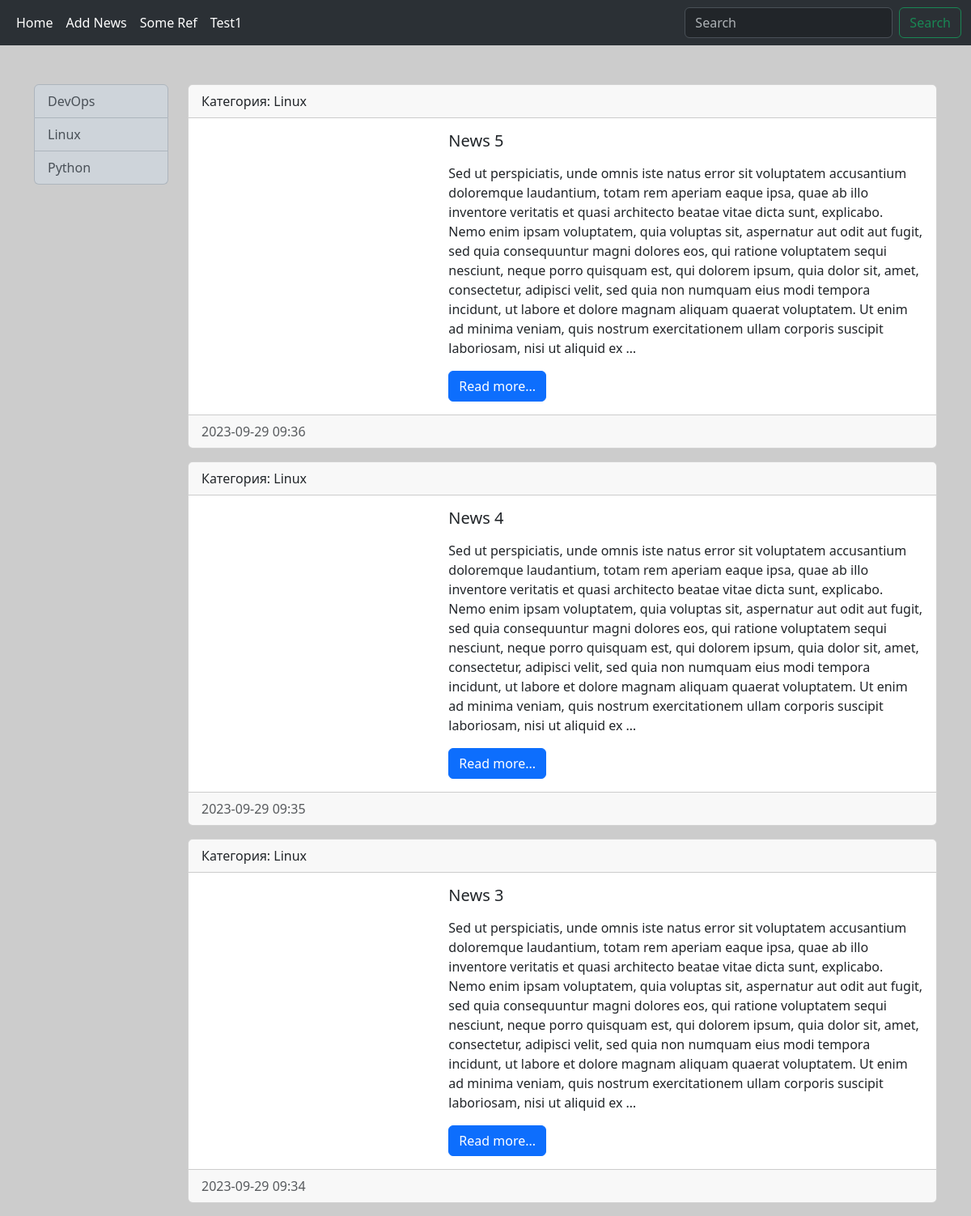
Page /category/1/ on the committed database.
### news/models.py (models this page shows, shortened)
class Category(models.Model):
    title = models.CharField(max_length=150, db_index=True)  # Индексирует поле, делает более быстрым для поиска
    def get_absolute_url(self):
        return reverse('category', kwargs={"category_id": self.pk})
    class Meta:
        verbose_name = 'Категория'
        verbose_name_plural = 'Категории'
        ordering = ['title']

class News(models.Model):
    title = models.CharField(max_length=150)
    content = models.TextField(blank=True)
    created_at = models.DateTimeField(auto_now_add=True)  # Дата создании поста и меняться не будет
    updated_at = models.DateTimeField(auto_now=True)  # Дата обновляется при редактировании
    photo = models.ImageField(upload_to='photos/%Y/%m/%d/', blank=True)  # Где хранятся изображения
    is_published = models.BooleanField(default=True)
    category = models.ForeignKey('Category', on_delete=models.PROTECT)
    def get_absolute_url(self):
        return reverse('view_news', kwargs={"news_id": self.pk})
    class Meta:
        verbose_name = 'Новость'
        verbose_name_plural = 'Новости'
        ordering = ['-created_at']

### news/views.py (the view)
# urls.py: path('category/<int:category_id>/', get_category, name='category'),
def get_category(request, category_id):
    news = News.objects.filter(category_id=category_id)
    category = Category.objects.get(pk=category_id)
    context = {
        'news': news,
        'category': category
    }
    return render(request, 'news/category.html', context=context)

### news/templatetags/news_tags.py (called while the page is built)
@register.simple_tag()
def get_categories():
    return Category.objects.all()

### news/templates/news/category.html (shortened to what this page needs)
{% extends 'base.html' %}
{% block sidebar %}
    {% include 'ink/_sidebar.html' %}
{% endblock %}
{% block content %}
    {% for item in news %}
        <div class="card mb-3">
            <div class="card-header">
                Категория: {{ item.category.title }}
            </div>
            <div class="card-body">
                <div class="media row">
                    <div class="photo col-md-4">
                    </div>
                    <div class="media-body col-md-8">
                        <h5 class="card-title">{{ item.title }}</h5>
                        <p class="card-text">{{ item.content|linebreaks|safe|truncatewords:100 }}</p>
                        <a href="{{ item.get_absolute_url }}" class="btn btn-primary">Read more...</a>
                    </div>
                </div>
            </div>
            <div class="card-footer text-body-secondary">
                {{ item.created_at|date:"Y-m-d H:i" }}
            </div>
        </div>
    {% endfor %}
{% endblock %}

### templates/base.html (shortened to what this page needs)
{% load static %}
<!doctype html>
<html lang="en">
<head>
    <link rel="stylesheet" href="{% static 'bootstrap/css/bootstrap.min.css' %}">
    <link rel="stylesheet" href="{% static 'css/style.css' %}">
</head>
<body>
{% include 'ink/_nav.html' %}
<div class="container mt-3">
    <div class="row">
        <div class="col-md-2">
            {% block sidebar %}SIDEBAR{% endblock %}
        </div>
        <div class="col-md-10">
            {% block content %}CONTENT{% endblock %}
        </div>
    </div>
</div>
</body>
</html>

### templates/ink/_nav.html (shortened to what this page needs)
<nav class="navbar navbar-expand-lg bg-body-tertiary mb-5" data-bs-theme="dark">
    <div class="container-fluid">
        <div class="collapse navbar-collapse" id="navbarSupportedContent">
            <ul class="navbar-nav me-auto mb-2 mb-lg-0">
                <li class="nav-item">
                    <a class="nav-link active" aria-current="page" href="{% url 'home' %}">Home</a>
                </li>
                <li class="nav-item">
                    <a class="nav-link active" aria-current="page" href="{% url 'add_news' %}">Add News</a>
                </li>
                <li class="nav-item">
                    <a class="nav-link active" aria-current="page" href="{% url 'home' %}">Some Ref</a>
                </li>
                <li class="nav-item">
                    <a class="nav-link active" aria-current="page" href="{% url 'home' %}">Test1</a>
                </li>
            </ul>
            <form class="d-flex" role="search">
                <input class="form-control me-2" type="search" placeholder="Search" aria-label="Search">
                <button class="btn btn-outline-success" type="submit">Search</button>
            </form>
        </div>
    </div>
</nav>

### templates/ink/_sidebar.html
{% load news_tags %}
<div class="list-group list-group-item-dark">
    {% get_categories as categories %}
    {% for item in categories %}
        <a href="{{ item.get_absolute_url }}"
           class="list-group-item list-group-item-action">{{ item.title }}</a>
    {% endfor %}
</div>

### ABCofDevops/static/css/style.css (style rules this page uses)
body { background-color: #ccc; }

### rows in the picture
Category: title "DevOps"
Category: title "Linux"
Category: title "Python"
News: category "Linux", title "News 5", content "Sed ut perspiciatis, unde omnis iste natus error sit voluptatem accusantium doloremque laudantium, totam rem aperiam eaque ipsa, quae ab illo inventore veritatis et quasi architecto beatae vitae dicta sunt, explicabo. Nemo enim ipsam voluptatem, quia voluptas sit, aspernatur aut odit aut fugit, sed quia consequuntur magni dolores eos, qui ratione voluptatem sequi nesciunt, neque porro quisquam est, qui dolorem ipsum, quia dolor sit, amet, consectetur, adipisci velit, sed quia non numquam eius modi tempora incidunt, ut labore et dolore magnam aliquam quaerat voluptatem. Ut enim ad minima veniam, quis nostrum exercitationem ullam corporis suscipit laboriosam, nisi ut aliquid ex …", created_at "2023-09-29 09:36"
News: category "Linux", title "News 4", content "Sed ut perspiciatis, unde omnis iste natus error sit voluptatem accusantium doloremque laudantium, totam rem aperiam eaque ipsa, quae ab illo inventore veritatis et quasi architecto beatae vitae dicta sunt, explicabo. Nemo enim ipsam voluptatem, quia voluptas sit, aspernatur aut odit aut fugit, sed quia consequuntur magni dolores eos, qui ratione voluptatem sequi nesciunt, neque porro quisquam est, qui dolorem ipsum, quia dolor sit, amet, consectetur, adipisci velit, sed quia non numquam eius modi tempora incidunt, ut labore et dolore magnam aliquam quaerat voluptatem. Ut enim ad minima veniam, quis nostrum exercitationem ullam corporis suscipit laboriosam, nisi ut aliquid ex …", created_at "2023-09-29 09:35"
News: category "Linux", title "News 3", content "Sed ut perspiciatis, unde omnis iste natus error sit voluptatem accusantium doloremque laudantium, totam rem aperiam eaque ipsa, quae ab illo inventore veritatis et quasi architecto beatae vitae dicta sunt, explicabo. Nemo enim ipsam voluptatem, quia voluptas sit, aspernatur aut odit aut fugit, sed quia consequuntur magni dolores eos, qui ratione voluptatem sequi nesciunt, neque porro quisquam est, qui dolorem ipsum, quia dolor sit, amet, consectetur, adipisci velit, sed quia non numquam eius modi tempora incidunt, ut labore et dolore magnam aliquam quaerat voluptatem. Ut enim ad minima veniam, quis nostrum exercitationem ullam corporis suscipit laboriosam, nisi ut aliquid ex …", created_at "2023-09-29 09:34"
